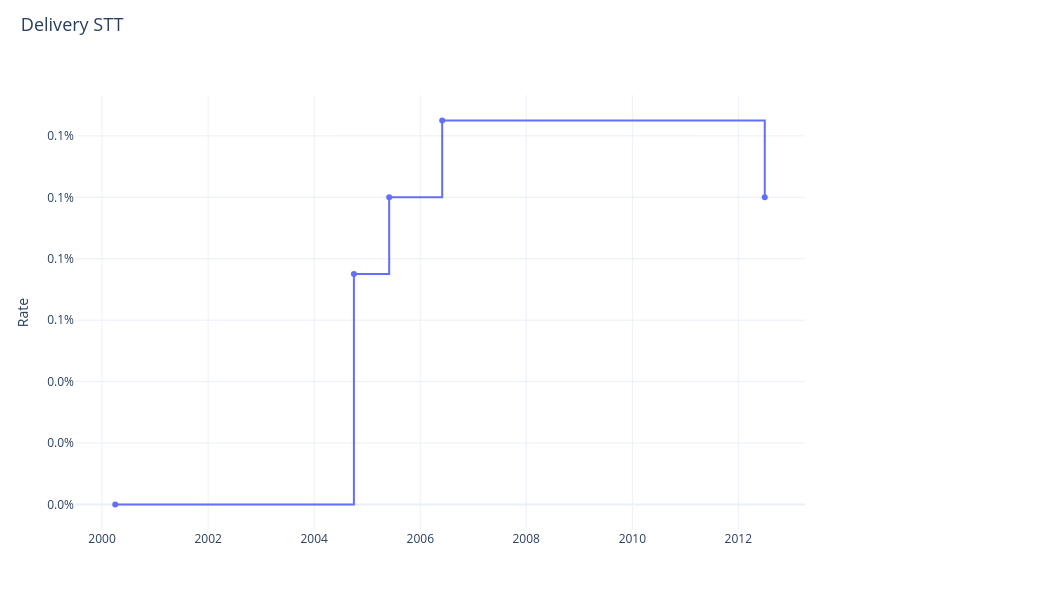
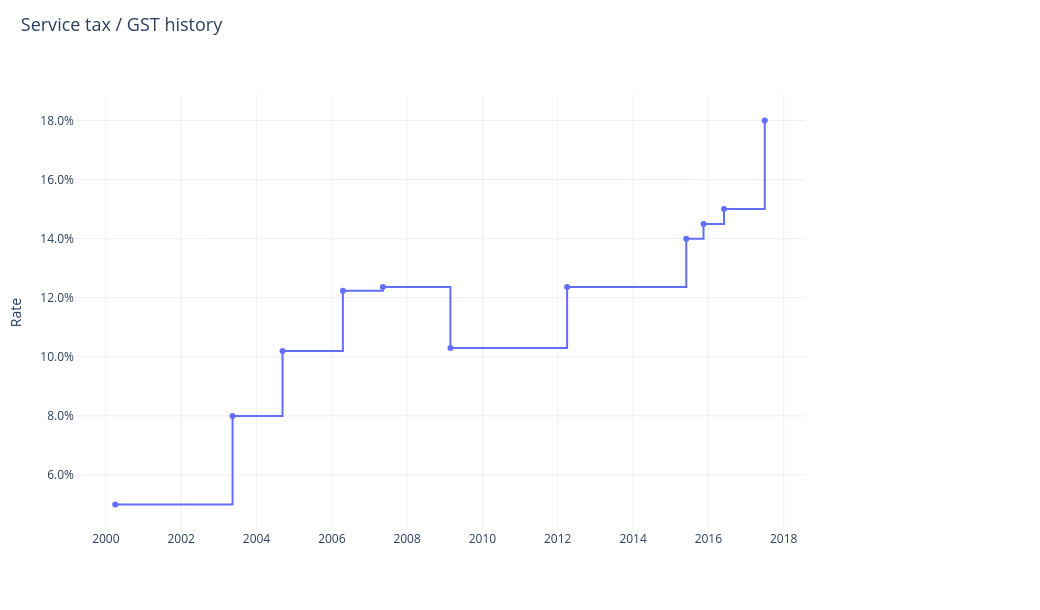
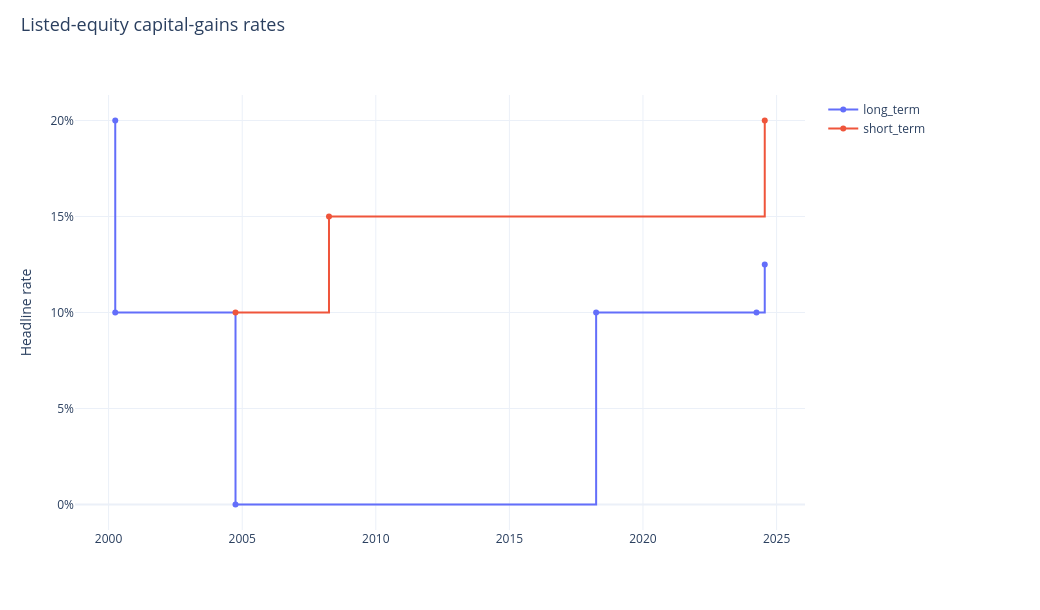

Notebook cell for these charts, in order:
### Markdown cell above
## Charges and dated tax inputs

Delivery STT uses its historical effective-date schedule. Other charges use the stated 29 August 2026 FYERS schedule across the sample, with zero additional slippage. Historical service-tax/GST charts provide context and are not presented as historical fee replication.

### Code cell
research.costs()

### Figure 1 — Plotly figure (JSON) as saved in the notebook; plotly's stock layout.template omitted (floating-point values rounded to 4 significant figures)
{"data": [{"line": {"shape": "hv"}, "mode": "lines+markers", "name": "Delivery STT", "type": "scatter", "x": ["2000-04-01T00:00:00.000000000", "2004-10-01T00:00:00.000000000", "2005-06-01T00:00:00.000000000", "2006-06-01T00:00:00.000000000", "2012-07-01T00:00:00.000000000"], "y": [0.0, 0.00075, 0.001, 0.00125, 0.001]}], "layout": {"height": 610, "hovermode": "x unified", "legend": {"font": {"size": 12}, "itemclick": "toggle", "itemdoubleclick": "toggleothers", "x": 1.025, "y": 1}, "margin": {"b": 80, "l": 75, "r": 235, "t": 95}, "title": {"font": {"size": 18}, "text": "Delivery STT", "x": 0.02, "y": 0.97}, "width": 1040, "yaxis": {"tickformat": ".1%", "title": {"text": "Rate"}}}}

### Figure 2 — Plotly figure (JSON) as saved in the notebook; plotly's stock layout.template omitted (floating-point values rounded to 4 significant figures)
{"data": [{"line": {"shape": "hv"}, "mode": "lines+markers", "name": "Service tax / GST history", "type": "scatter", "x": ["2000-04-01T00:00:00.000000000", "2003-05-14T00:00:00.000000000", "2004-09-10T00:00:00.000000000", "2006-04-18T00:00:00.000000000", "2007-05-11T00:00:00.000000000", "2009-02-24T00:00:00.000000000", "2012-04-01T00:00:00.000000000", "2015-06-01T00:00:00.000000000", "2015-11-15T00:00:00.000000000", "2016-06-01T00:00:00.000000000", "2017-07-01T00:00:00.000000000"], "y": [0.05, 0.08, 0.102, 0.1224, 0.1236, 0.103, 0.1236, 0.14, 0.145, 0.15, 0.18]}], "layout": {"height": 610, "hovermode": "x unified", "legend": {"font": {"size": 12}, "itemclick": "toggle", "itemdoubleclick": "toggleothers", "x": 1.025, "y": 1}, "margin": {"b": 80, "l": 75, "r": 235, "t": 95}, "title": {"font": {"size": 18}, "text": "Service tax / GST history", "x": 0.02, "y": 0.97}, "width": 1040, "yaxis": {"tickformat": ".1%", "title": {"text": "Rate"}}}}

### Figure 3 — Plotly figure (JSON) as saved in the notebook; plotly's stock layout.template omitted (floating-point values rounded to 4 significant figures)
{"data": [{"line": {"shape": "hv"}, "name": "long_term", "type": "scatter", "x": ["2000-04-01T00:00:00.000000000", "2000-04-01T00:00:00.000000000", "2004-10-01T00:00:00.000000000", "2018-04-01T00:00:00.000000000", "2024-04-01T00:00:00.000000000", "2024-07-23T00:00:00.000000000"], "y": [0.2, 0.1, 0.0, 0.1, 0.1, 0.125]}, {"line": {"shape": "hv"}, "name": "short_term", "type": "scatter", "x": ["2004-10-01T00:00:00.000000000", "2008-04-01T00:00:00.000000000", "2024-07-23T00:00:00.000000000"], "y": [0.1, 0.15, 0.2]}], "layout": {"height": 610, "hovermode": "x unified", "legend": {"font": {"size": 12}, "itemclick": "toggle", "itemdoubleclick": "toggleothers", "x": 1.025, "y": 1}, "margin": {"b": 80, "l": 75, "r": 235, "t": 95}, "title": {"font": {"size": 18}, "text": "Listed-equity capital-gains rates", "x": 0.02, "y": 0.97}, "width": 1040, "yaxis": {"tickformat": ".0%", "title": {"text": "Headline rate"}}}}
